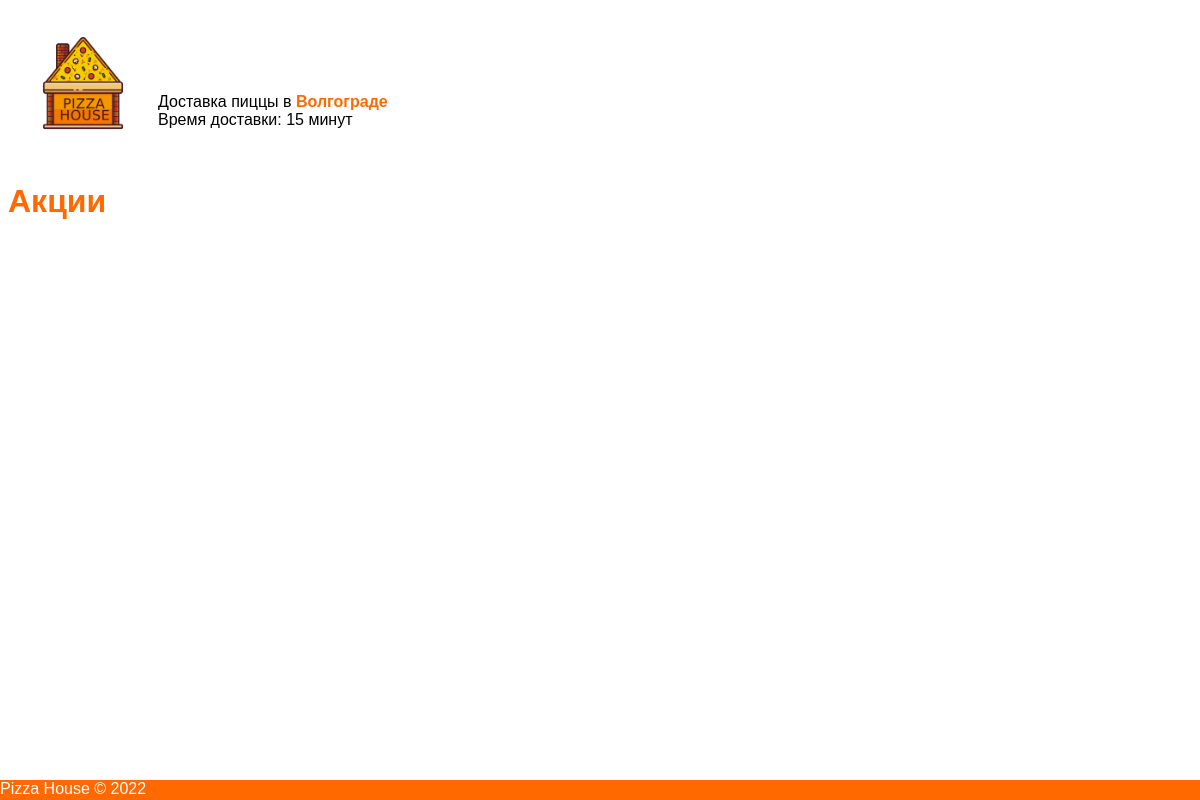
Before: /promo.php with the older database file.
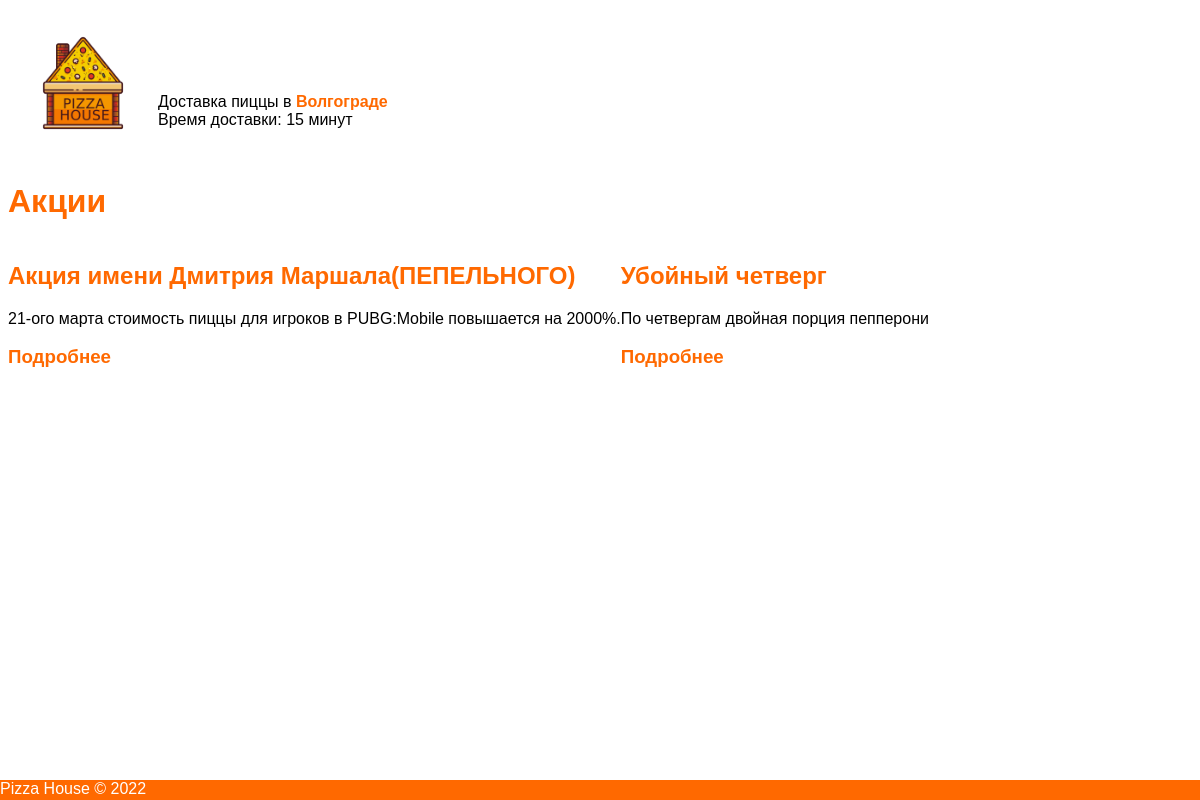
After: the same page with the newer database file.
### tables this page shows
CREATE TABLE `promotion` (
  `id` int NOT NULL,
  `title` varchar(255) NOT NULL,
  `description` text NOT NULL,
  `longDescription` text NOT NULL
);

### promo.php (the view, shortened to what this page needs)
<?php
$conn = mysqli_connect("localhost", "root", "root", "pizza");
$promoId =  mysqli_real_escape_string($conn, $_GET["promoid"]);
$promoIdSelection = "SELECT * FROM `promotion` WHERE id = '$promoId'";
$promoSelection = "SELECT * FROM `promotion` ORDER BY rand() limit 2";
$promoIdResult = mysqli_query($conn, $promoIdSelection);
$promoSelectionResult = mysqli_query($conn, $promoSelection);
?>
<!DOCTYPE html>
<html lang="ru">
<head>
    <link rel="stylesheet" href="style/styles.css">
</head>
<body>
    <div class="main">
        <header class="head">
            <div class="left">
                <div class="logo">
                    <img src="img/pizza.png" class="respons" alt="">
                    <span class="header_info">Доставка пиццы в <a href="#">Волгограде</a> <br> Время доставки: 15 минут</span>
                </div>
            </div>
        </header>
    </div>
    <div class="content">
        <h1>Акции</h1>
        <div class="cont">
            <?php
            if (isset($_GET["promoid"])) {
                foreach ($promoIdResult as $promoRow) {
                    echo "<div class='promoBlock'>";
                    echo "<h2>" . $promoRow['title'] . "</h2>";
                    echo "<p>" . $promoRow['description'] . "</p>";
                    echo "<p>" . $promoRow['longDescription'] . "</p>";
                    echo "</div>";
                }
            } else {
                foreach ($promoSelectionResult as $promoRow) {
                    echo "<div class='promoBlock'>";
                    echo "<h2>" . $promoRow['title'] . "</h2>";
                    echo "<p>" . $promoRow['description'] . "</p>";
                    echo "<h3><a href='promo.php?promoid=" . $promoRow['id'] . "'> Подробнее </a></h3>";
                    echo "</div>";
                }
            }
            ?>
        </div>
    </div>
    <footer>
        <div>Pizza House © 2022</div>
    </footer>
</body>
</html>

### style/styles.css (style rules this page uses)
.main { display: flex; }
.header_info { position: absolute; margin-top: 85px; font-family: sans-serif; }
footer { background-color: #ff6900; position:fixed; left:0px; bottom:0px; height:20px; width:100%; color: white; font-family: sans-serif; }
.header_info a { color: #ff6900; text-decoration: none; font-weight: bold; }
.respons { width: 150px; height: 150px; }
.content h1, p { font-family: sans-serif; }
.content h1 { color: #ff6900; }
.cont { font-family: sans-serif; display: flex; flex-direction: row; flex-wrap: wrap; }
.cont .h3, a { text-decoration: none; color: #ff6900; }
.cont h2, h3 { color: #ff6900; }
.bd_cont h2, h3 { color: #ff6900; }

Changed rows visible on the page:
added promotion: title "Акция имени Дмитрия Маршала(ПЕПЕЛЬНОГО)", description "21-ого марта стоимость пиццы для игроков в PUBG:Mobile повышается на 2000%."
added promotion: title "Убойный четверг", description "По четвергам двойная порция пепперони"
